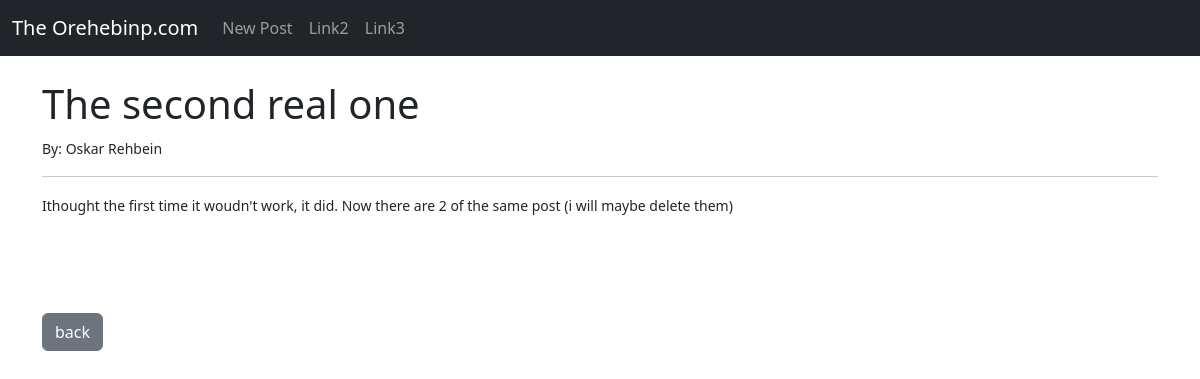
The page /post/5 on the database its author committed.
### SuperBlog/models.py (models this page shows, shortened)
class Post(models.Model):
    title = models.CharField(max_length=255)
    title_tag = models.CharField(max_length=255, default="The Orehbeinp dot com")
    test_tag = models.CharField(max_length=50, default="Test complete, without default, it fails")
    author = models.ForeignKey(User, on_delete=models.CASCADE)
    body = models.TextField()

### SuperBlog/views.py (the view)
# urls.py: path('post/<int:pk>', PostDetailView.as_view(), name="post-detail"),
class PostDetailView(DetailView):
    model = Post
    template_name = 'post_detail.html'

### SuperBlog/templates/post_detail.html (shortened to what this page needs)
{% extends 'base.html' %}
{% block content %}
<h1> {{post.title}} </h1>
<small> By: {{post.author.first_name}} {{post.author.last_name}} </small> <br>
<hr>
<small> {{post.body}} </small>
<br/><br/><br/><br/><br/>
<a href="{% url 'home' %}" class="btn btn-secondary"> back </a>
{% endblock %}

### rows shown on the page
Post: title "The second real one", author.first_name "Oskar", author.last_name "Rehbein", body "Ithought the first time it woudn't work, it did. Now there are 2 of the same post (i will maybe delete them)"
